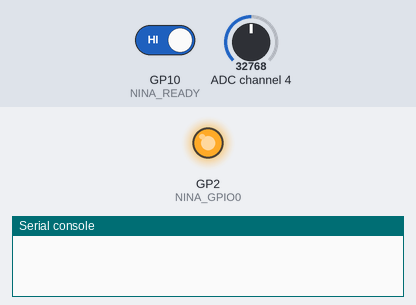
This program was run on a simulated Raspberry Pi Pico running MicroPython. Shown: output pins drawn as LEDs (lit = HIGH), the last lines printed to the serial console. The inputs (shaded band) are chosen by the test bench; at power-on: GP10 (NINA_READY) HIGH, ADC channel 4 = 32768 (analog values on the 0–65535 scale). Pins used as bus, display or sensor lines are not drawn.

Above: at 0.1 s.
At 4.9 s:
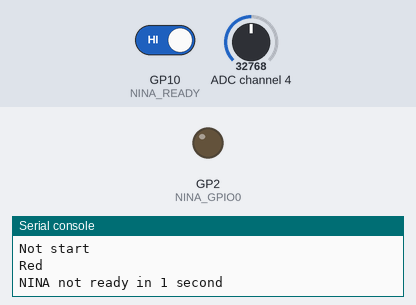
5.0 s: GP10 (NINA_READY) driven LOW
Timing chart, 0 to 8.0 s (numbered marks = the images above; inputs shaded):
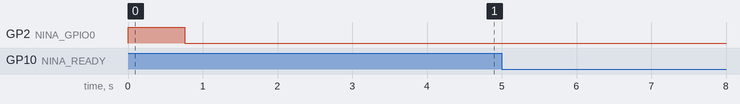

The program:

NINA.py
```python
# (licence header left out)
import machine
import time
from machine import Pin


# Cmd Struct Message
#  _________________________________________________________________________________
# | START CMD | C/R  | CMD  |[TOT LEN]| N.PARAM | PARAM LEN | PARAM  | .. | END CMD |
# |___________|______|______|_________|_________|___________|________|____|_________|
# |   8 bit   | 1bit | 7bit |  8bit   |  8bit   |   8bit    | nbytes | .. |   8bit  |
# |___________|______|______|_________|_________|___________|________|____|_________|

START_CMD = 0xE0
END_CMD = 0xEE
ERR_CMD = 0xEF
REPLY_FLAG = 1 << 7

class NINA_SPI:
    def SPI_NINA_deselect(self):
        NINA_CS.high()

    def wait_slave_ready(self):
        return NINA_READY.value()==0

    def SPI_wait_for_NINA_ready(self):
        # the C++ code waits forever or watchdogs the processor. We do it for 1 second
        start = time.ticks_ms()
        while not self.wait_slave_ready():
            if (time.ticks_ms() - start) > 1000:
                # abort
                print("NINA not ready in 1 second")
                return

    def SPI_NINA_select(self):
        NINA_CS.low()

        # wait for up to 5 ms for the NINA to indicate it is not ready for transfer
        # the timeout is only needed for the case when the shield or module is not present
        start = time.ticks_ms()
        while NINA_READY.value() != 1 and (time.ticks_ms() - start) < 5:
            pass

    def SPI_wait_for_SS(self):
        self.SPI_wait_for_NINA_ready()
        self.SPI_NINA_select()

    def __init__(self):
        global NINA_CS
        global NINA_READY
        global NINA_RESET
        global NINA_GPIO0
        global NINA_IRQ

        NINA_CS = Pin(9, Pin.OUT)
        NINA_READY = Pin(10, Pin.IN)
        NINA_RESET = Pin(3, Pin.OUT)
        NINA_GPIO0 = Pin(2, Pin.OUT) # same as NINA_IRQ
        NINA_IRQ = NINA_GPIO0 # same as NINA_GPIO0

        NINA_GPIO0.high()
        NINA_CS.high()
        NINA_RESET.low()
        time.sleep_ms(10)
        NINA_RESET.high()
        time.sleep_ms(750)

        NINA_GPIO0.low()
        NINA_IRQ.init(NINA_IRQ.IN)

        self.spi = machine.SPI(1, baudrate=8000000, sck=machine.Pin(14), mosi=machine.Pin(11), miso=machine.Pin(8))


    def SPI_send_cmd(self, command, number_of_parameters):
        if number_of_parameters != 0:
            data = bytes([START_CMD, command, number_of_parameters])
        else:
            data = bytes([START_CMD, command, number_of_parameters, END_CMD])
        #print(data.hex())
        self.spi.write(data)

    def SPI_read_8(self):
        return self.spi.read(1)[0] #, write=0xFF)[0]

    def SPI_wait_SPI_char(self, waitChar):
        start = time.ticks_ms()
        while (time.ticks_ms() - start) < 1000:
            newChar = self.SPI_read_8()
            if newChar == waitChar:
                return True
            elif newChar == ERR_CMD:
                return False
        return False

    def SPI_get_response_command(self, command, expected_return_parameters):
        if not self.SPI_wait_SPI_char(START_CMD):
            print("Not start")
            return None

        if self.SPI_read_8() != (REPLY_FLAG+command):
            print("Wrong command")
            return None

        # check correct number of params
        if self.SPI_read_8() == expected_return_parameters:
            # weirdly the C++ only returns the first parameter

            #data = []
            #for i in range(expected_return_parameters):
            param_len = self.SPI_read_8()
            # now get the data
            data = self.spi.read(param_len) #, write=0xFF)
        else:
            print("wrong params")
            return None

        if self.SPI_read_8() != END_CMD: print("No end?")  # ignored @TODO check?
        return data

    def SPI_send_param8(self, data_byte, last_param=False):
        # send one byte!
        if last_param:
            data = bytes([1, data_byte, END_CMD])
        else:
            data = bytes([1, data_byte])
        #print(data.hex())
        self.spi.write(data)


SET_PIN_MODE = 0x50
SET_DIGITAL_WRITE = 0x51
SET_ANALOG_WRITE = 0x52
GET_DIGITAL_READ = 0x53
GET_ANALOG_READ = 0x54
GET_FW_VERSION_CMD = 0x37

PIN_INPUT = 0
PIN_OUTPUT = 1
PIN_INPUT_PULLUP = 2
PIN_INPUT_PULLDOWN = 3
PIN_OUTPUT_OPENDRAIN = 4

NinaPin_LEDR = 27
NinaPin_LEDG = 25
NinaPin_LEDB = 26
NinaPin_A4 = 34
NinaPin_A5 = 39
NinaPin_A6 = 36
NinaPin_A7 = 35

def toAnalogPin(pin):
  if   (pin == 4): return 6 # ADC1 - CH6
  elif (pin == 5): return 3 # ADC1 - CH3
  elif (pin == 6): return 0 # ADC1 - CH0
  elif (pin == 7): return 7 # ADC1 - CH7
  else:            return 0xFF


class NINA:
    def __init__(self):
        self.spi = NINA_SPI()

    def _send1(self, command, parameter):
        self.spi.SPI_wait_for_SS()
        self.spi.SPI_send_cmd(command, 1)
        self.spi.SPI_send_param8(parameter, last_param=True)

        # pad to multiple of 4
        self.spi.SPI_read_8()
        self.spi.SPI_read_8()

        self.spi.SPI_NINA_deselect()


    def _send2(self, command, parameter1, parameter2):
        self.spi.SPI_wait_for_SS()
        self.spi.SPI_send_cmd(command, 2)
        self.spi.SPI_send_param8(parameter1)
        self.spi.SPI_send_param8(parameter2, last_param=True)


        number_of_parameters = 2
        #data = bytes([START_CMD, command, number_of_parameters, 1, parameter1, 1, parameter2, END_CMD, 0xFF])
        #print(data.hex())
        #self.spi.spi.write(data)

        # pad to multiple of 4
        self.spi.SPI_read_8()
        time.sleep_ms(10)

        self.spi.SPI_NINA_deselect()


    def _rcv(self, command, expected_number_of_parameters):
        # Wait the reply
        self.spi.SPI_wait_for_NINA_ready()
        self.spi.SPI_NINA_select()

        data = self.spi.SPI_get_response_command(command, 1)
        self.spi.SPI_NINA_deselect()
        return data

    def pinMode(self, pin, mode):
        self._send2(SET_PIN_MODE, pin, mode)
        data = self._rcv(SET_PIN_MODE, 1)

    def analogRead(self, pin):
        Apin = toAnalogPin(pin)
        self._send1(GET_ANALOG_READ, Apin)
        data = self._rcv(GET_ANALOG_READ, 1)
        if len(data) == 2:
            return (data[1]<<8)+data[0]
        else:
            print(" Unexpected return")
            return 0

    def getFwVersion(self):
        self.spi.SPI_wait_for_SS()
        self.spi.SPI_send_cmd(GET_FW_VERSION_CMD, 0)
        self.spi.SPI_NINA_deselect()

        self.spi.SPI_wait_for_NINA_ready()
        self.spi.SPI_NINA_select()
        data = self.spi.SPI_get_response_command(GET_FW_VERSION_CMD, 1)
        self.spi.SPI_NINA_deselect()
        return data

    def digitalWrite(self, pin, state):
        if state:	#invert state
            state = 0
        else:
            state = 1
        self._send2(SET_DIGITAL_WRITE, pin, state)
        data = self._rcv(SET_DIGITAL_WRITE, 1)
        #print()

    def analogWrite(self, pin, value0_255):
        self._send2(SET_ANALOG_WRITE, pin, value0_255)
        data = self._rcv(SET_ANALOG_WRITE, 1)

    def digitalRead(self, pin):
        # NOTE: I haven't tested this!
        self._send1(GET_DIGITAL_READ, pin)
        data = self._rcv(GET_DIGITAL_READ, 1)
        return data
        # Arduino C++ code has if (_data == 1) return HIGH; else return LOW;
        # but in Arduino.h it defines HIGH as 1 and LOW as 0, so I'm going leave this
        # for the moment. It might be there is an error return code, but I'm going
        # to ignore that for the moment until I test this.

def main():
    nina = NINA()
    #version = nina.getFwVersion()
    #print("Version", version)
    #nina.pinMode(NinaPin_A4, PIN_INPUT)
    #print("ADC reading", nina.analogRead(4))
    #nina.pinMode(NinaPin_A5, PIN_INPUT)
    #print("ADC reading", nina.analogRead(5))
    #nina.pinMode(NinaPin_A6, PIN_INPUT)
    #print("ADC reading", nina.analogRead(6))
    #nina.pinMode(NinaPin_A7, PIN_INPUT)
    #print("ADC reading", nina.analogRead(7))

    #nina.pinMode(NinaPin_LEDR, PIN_OUTPUT)
    nina.pinMode(NinaPin_LEDG, PIN_OUTPUT)
    #nina.pinMode(NinaPin_LEDB, PIN_OUTPUT)
    #nina.digitalWrite(NinaPin_LEDR, 0)
    #nina.digitalWrite(NinaPin_LEDG, 0)
    #nina.digitalWrite(NinaPin_LEDB, 0)

    while True:
        print("Red")
        nina.digitalWrite(NinaPin_LEDR, 1)
        time.sleep_ms(100)
        nina.digitalWrite(NinaPin_LEDR, 0)
        time.sleep_ms(100)
        print("Green")
        nina.digitalWrite(NinaPin_LEDG, 1)
        time.sleep_ms(100)
        nina.digitalWrite(NinaPin_LEDG, 0)
        time.sleep_ms(100)
        print("Blue")
        nina.digitalWrite(NinaPin_LEDB, 1)
        time.sleep_ms(100)
        nina.digitalWrite(NinaPin_LEDB, 0)
        time.sleep_ms(100)

    #time.sleep_ms(200)
    def glow(pin):
        for level in range(255,-1, -1):
            nina.analogWrite(pin, level)
            time.sleep_ms(1)
        for level in range(256):
            nina.analogWrite(pin, level)
            time.sleep_ms(1)

    glow(NinaPin_LEDR)
    glow(NinaPin_LEDG)
    glow(NinaPin_LEDB)
    # they still glow afterwards https://forum.arduino.cc/t/rp2040-connect-rgb-led-still-glows-after-analogwrite-ledr-255/868632/7
    # looks like the Nina PWM is still on...

main()
```
